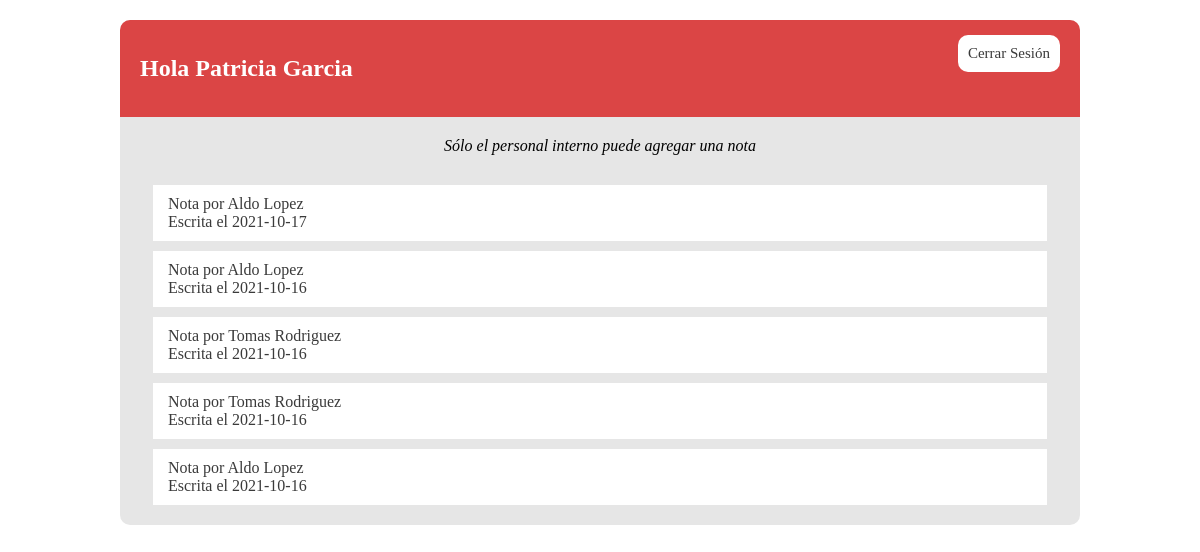
Screenshot of /index (signed in) with the database file from the repository.
### tables this page shows
CREATE TABLE `personal` (
  `idpersonal` int(11) NOT NULL,
  `apepaterno` varchar(80) NOT NULL,
  `apematerno` varchar(80) NOT NULL,
  `nombre` varchar(100) NOT NULL,
  `direccion` varchar(180) NOT NULL,
  `fechadeingreso` date NOT NULL
);

CREATE TABLE `nota` (
  `idnota` int(11) NOT NULL,
  `personal` int(11) NOT NULL,
  `contenido` text NOT NULL,
  `fecha` date NOT NULL
);

### www/model/usuario/ver_perfil.php (called while the page is built)
<?php
    $sql="SELECT * FROM registrousuario WHERE nombreusuario=:usuario";
    $resultado=$base->prepare($sql);
    $resultado->bindValue(":usuario",$usuario);
    $resultado->execute();
    $registro=$resultado->fetch((PDO::FETCH_ASSOC));
    $personal = $registro["personal"];
    $tipo = $registro["tipo"];
    $sql="SELECT apepaterno, nombre FROM personal WHERE idpersonal=:personal";
    $resultado=$base->prepare($sql);
    $resultado->bindValue(":personal",$personal);
    $resultado->execute();
    $registro=$resultado->fetch((PDO::FETCH_ASSOC));
    $profilename = $registro["nombre"] . " " . $registro["apepaterno"];
?>

### www/model/nota/seleccionar_notas.php (called while the page is built)
<?php
    $sql="SELECT A.idnota, A.fecha,
    (SELECT CONCAT(B.nombre,' ',B.apepaterno) FROM personal B WHERE B.idpersonal=A.personal) AS Nombre
    FROM nota A ORDER BY A.idnota DESC, A.fecha DESC";
    $resultado=$base->prepare($sql);
    $resultado->execute();
    $notas=$resultado->fetchAll((PDO::FETCH_OBJ));
?>

### www/view/principal/principal.php (the view)
<div class="main">
    <nav>
        <a href="logout">Cerrar Sesión</a>
        <h2>Hola <?= $profilename;?></h2>
    </nav>
    <div class="agregar-nota">
        <?php if($tipo=='Interno'){ ?>
            <a href="agregar-nota">Agregar nota</a>
        <?php }else{?>
            <span><i>Sólo el personal interno puede agregar una nota</i></span>
        <?php }?>
    </div>
    <div class="notas">
        <?php foreach($notas as $nota) { ?>
        <a href="nota?id=<?= $nota->idnota?>">
            <span>Nota por <?= $nota->Nombre?></span> <br>
            <span>Escrita el <?= $nota->fecha?></span>
        </a>
        <?php } ?>
    </div>
</div>

### www/view/common/head.php (shortened to what this page needs)
<!DOCTYPE html>
<html lang="es">
<head>

### www/index.php (shortened to what this page needs)
<?php
    require_once("controller/conexion.php");
    if(!isset($_SESSION["usuario"])){
        header("Location:login");
    }else{
        $usuario = $_SESSION["usuario"];
    }
    require("model/usuario/ver_perfil.php");
    require("model/nota/seleccionar_notas.php");
    require_once("view/common/head.php");
?>
    <link href="style/index.css" rel="stylesheet">
</head>
<body>
    <?php
        require_once("view/principal/principal.php");
    ?>
</body>
</html>

### www/style/index.css (style rules this page uses)
body { margin: 0; padding: 0; font-family: ProximaNova-Regular; }
.main { width: 80%; margin: 20px auto; background: #e6e6e6; border-radius: 10px; padding: 0px 0px 10px 0px; }
.main nav { background: #db4545; padding: 15px 20px; border-top-left-radius: 10px; border-top-right-radius: 10px; color: #FFFFFF; }
.main nav a { font-size: 15px; font-family: Proxima Nova Bold; text-decoration: none; color: #3a3a3a; padding: 10px; border-radius: 10px; background: #FFFFFF; float: right; }
.main .agregar-nota { text-align: center; padding: 20px 0px; }
.main .notas a { display: block; width: 90%; margin: 10px auto; background: #FFFFFF; padding: 10px 15px; text-decoration: none; color: #3a3a3a; }

### rows the page displays
personal: profilename "Patricia Garcia"
nota: Nombre "Aldo Lopez", fecha "2021-10-17"
nota: Nombre "Aldo Lopez", fecha "2021-10-16"
nota: Nombre "Tomas Rodriguez", fecha "2021-10-16"
nota: Nombre "Tomas Rodriguez", fecha "2021-10-16"
nota: Nombre "Aldo Lopez", fecha "2021-10-16"
